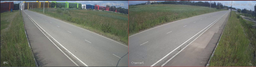
#> input picture frame100.png, 256 x 67 px, shrunk from 1616 x 424 before the run
$ python detectEdge.py
#> lines starting #> are read from the running program, lines starting #| are printed output that depends on the picture
import cv2
import numpy
import numpy as np

A=np.array([[1,2,3,3,2,1],
           [1,1,1,1,1,1],
           [1,2,3,3,2,1],
           [2,2,2,2,2,2],
           [1,2,3,3,2,1],
           [3,3,3,3,3,3]])

Mask=np.array([[-1,0,1],[-2,0,2],[-1,0,1]])

print(A[:][:3])

def mult(a,b):
    c=0
    for i in range(0,len(a)):
        for j in range(0,len(a[i])):
            c+=a[i][j]*b[i][j]
    return c

def center_of_conv_1(matrix0,mask0):
    c = 0
    cnt1 = 0
    i = 0
    while (i < 3):
        j = 0
        cnt2 = 0
        if (cnt1 < 3):
            while (j < 3):
                if (cnt2 < 3):
                    # print(i)
                    # print(j)
                    c += A[i][j] * Mask[cnt1][cnt2]
                    cnt2 = cnt1 + 1
                    j = j + 1
                    # print("c:")
                    # print(c)
                else:
                    cnt2 = 0
                    continue
            cnt1 = cnt1 + 1
            i = i + 1
        else:
            cnt1 = 0
            continue
    return c

C=np.zeros((A.shape))
print(C)

def Conv_matrix(matrix,mask):
    c=np.zeros((matrix.shape))
    m=3
    for i in range(1,len(c)-1):
        n=3
        for j in range(1,len(c[i])-1):
            c[i][j]=mult(matrix[i-1:m,j-1:n],mask)
            print(matrix[i-1:m,j-1:n])
            n+=1
        m+=1
    return np.array(c,dtype=np.uint8)

print(Conv_matrix(A,Mask))

print(A[:3,1:4])

imag = cv2.imread('frame100.png')
#> imag is the input picture: shape (67, 256, 3); mean B, G, R 111.3, 119.6, 116.5
print(imag)
#> (printed output is left out)
x_filter=numpy.array([[0,0,0],[1,0,-1],[0,0,0]])
y_filter=numpy.array([[0,-1,0],[0,0,0],[0,1,0]])

import numpy as np
from PIL import Image as im

print(Conv_matrix(imag,Mask))
#> the loop in Conv_matrix (call 2), `for i in range(1,len(c)-1):` made 65 passes
#> (printed output is left out)
#> after the loop in Conv_matrix (call 2), `for i in range(1,len(c)-1):`:
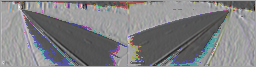
#> c: shape (67, 256, 3) float64; mean B, G, R -102.3, -109.4, -110.8; drawn with min black and max white
#> in Conv_matrix (call 2), `return np.array(c,dtype=np.uint8)`:
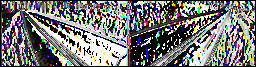
#> returned value: shape (67, 256, 3); mean of channels 0, 1, 2 118.9, 119.3, 119.8; drawn as B, G, R
data=im.fromarray(Conv_matrix(imag,Mask))
data.save('my.png')
